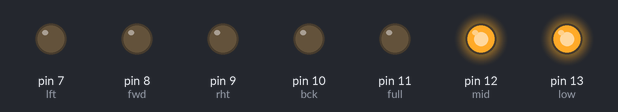
Bench run of a sketch on a simulated Arduino Uno, built with avr-gcc and run on an emulated ATmega328P. On the bench: output pins drawn as LEDs (lit = HIGH).

Above: at 0.25 s.
At 0.45 s:
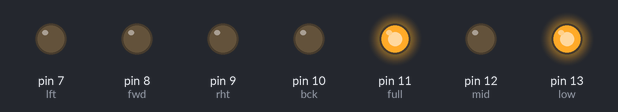
At 0.85 s:
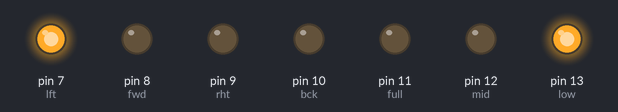
At 1.45 s:
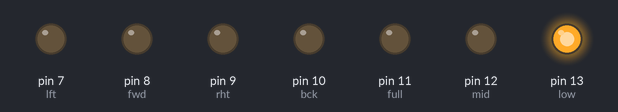
At 2.05 s:
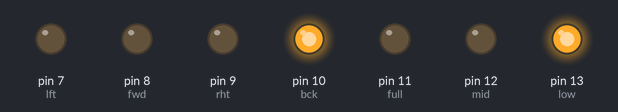
At 2.65 s:
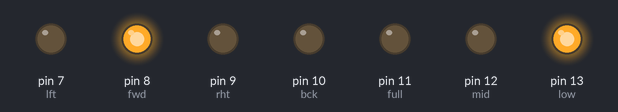
Timing chart, 0 to 3.0 s (numbered marks = the images above):
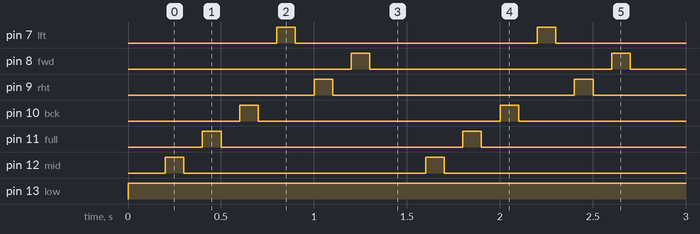

The sketch:

light_test.ino
```cpp
int low = 13;
int mid = 12;
int full = 11;
int fwd = 8;
int bck = 10;
int lft = 7;
int rht = 9;

//flash delay time delay(ms)
int flashDelay = 100;

void setup()
{
  //Configures pins as outputs
  pinMode(low, OUTPUT);
  pinMode(mid, OUTPUT);
  pinMode(full, OUTPUT);
  pinMode(fwd, OUTPUT);
  pinMode(bck, OUTPUT);
  pinMode(lft, OUTPUT);
  pinMode(rht, OUTPUT);
}

void loop()
{
  //flash away!
  digitalWrite(low,HIGH);
  delay(flashDelay);
  digitalWrite(low,low);
  delay(flashDelay);

  digitalWrite(mid,HIGH);
  delay(flashDelay);
  digitalWrite(mid,LOW);
  delay(flashDelay);

  digitalWrite(full,HIGH);
  delay(flashDelay);
  digitalWrite(full, LOW);
  delay(flashDelay);

  digitalWrite(bck, HIGH);
  delay(flashDelay);
  digitalWrite(bck, LOW);
  delay(flashDelay);

  digitalWrite(lft, HIGH);
  delay(flashDelay);
  digitalWrite(lft, LOW);
  delay(flashDelay);

  digitalWrite(rht, HIGH);
  delay(flashDelay);
  digitalWrite(rht, LOW);
  delay(flashDelay);

  digitalWrite(fwd, HIGH);
  delay(flashDelay);
  digitalWrite(fwd, LOW);
  delay(flashDelay);
}
```

Measured:
- by itself, pin 7 (lft), pin 8 (fwd), pin 9 (rht), pin 10 (bck), pin 11 (full), pin 12 (mid): alternates HIGH for 0.10 s and LOW for 1.3 s
- by itself, pin 13 (low): LOW → HIGH at 0.00 s
- by itself, everything shown: repeats every 1.4 s, in 12 steps
